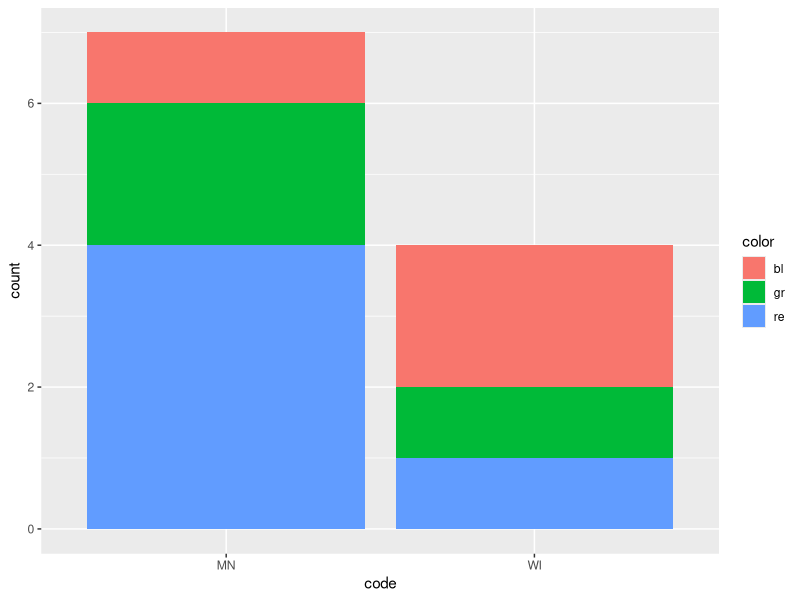
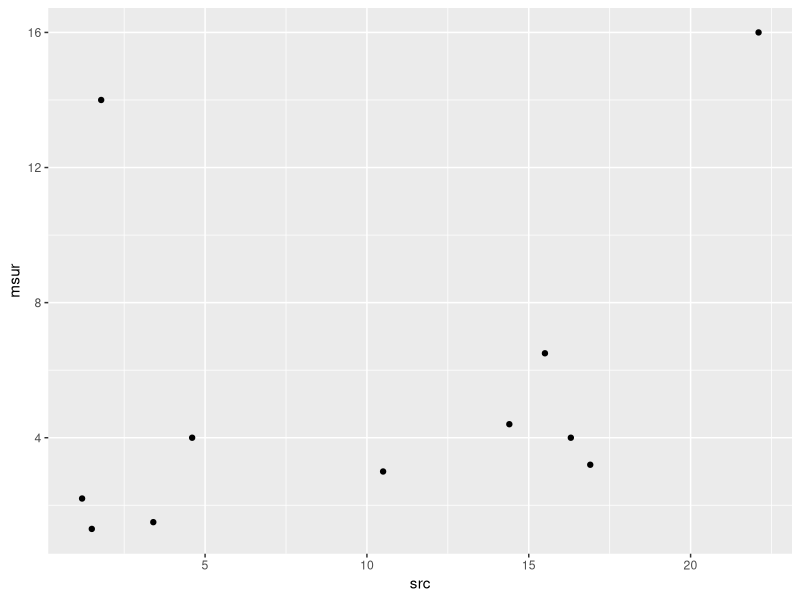
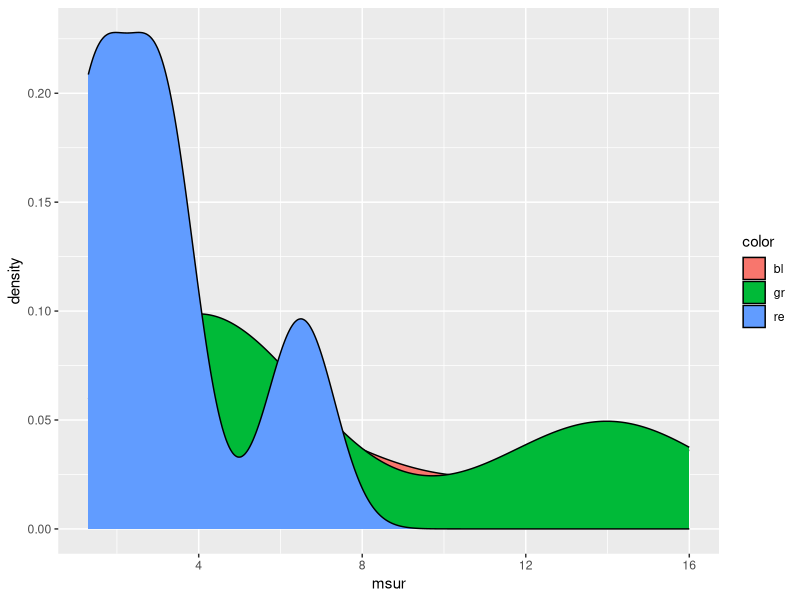
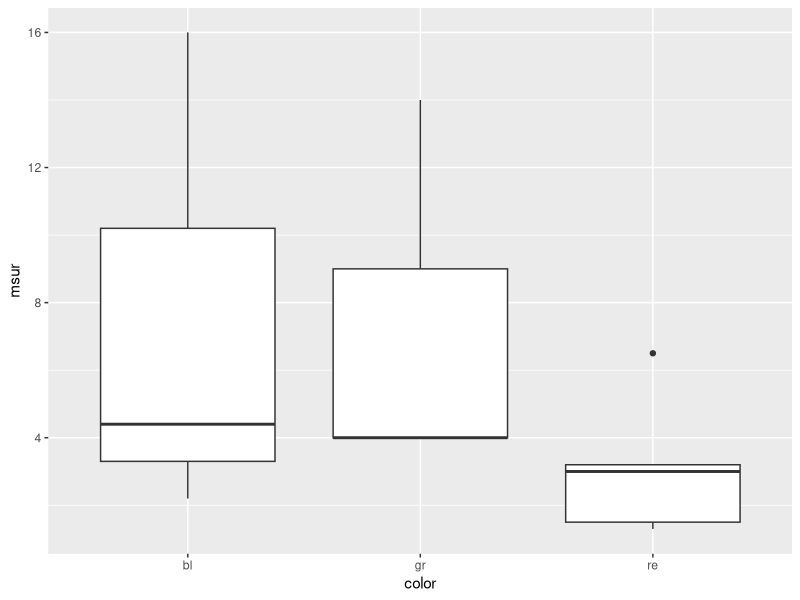

These charts were generated, in order, by the following R code:
## ---- chunk 1
library(ggplot2)
## ---- chunk 2
ds_a <- read.csv("dataset_a.csv")
ds_a
## ---- chunk 3
ggplot(data = ds_a, mapping = aes(x = code, fill = color)) +
  geom_bar()
## ---- chunk 4
ds_b <- read.csv("dataset_b.csv")
ds_b
## ---- chunk 5
ggplot(data = ds_b, mapping = aes(x = src, y = msur)) +
  geom_point()
## ---- chunk 6
ds_c <- read.csv("dataset_c.csv")
ds_c
## ---- chunk 7
ggplot(data = ds_c, mapping = aes(x = msur, fill = color)) +
  geom_density()
## ---- chunk 8
ggplot(data = ds_c, mapping = aes(x = color, y = msur)) +
  geom_boxplot()
